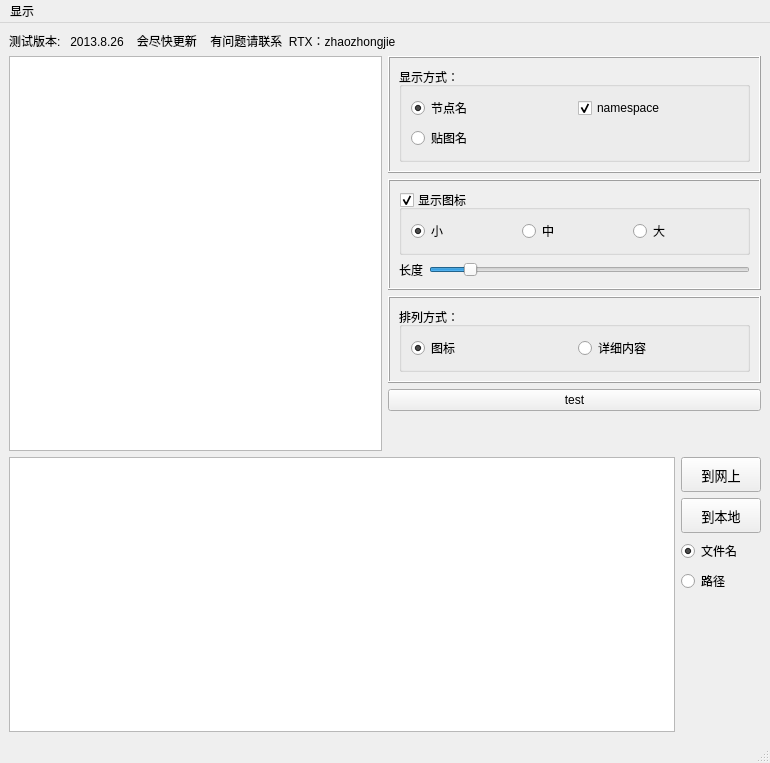
<?xml version="1.0" encoding="UTF-8"?>
<ui version="4.0">
 <class>MainWindow</class>
 <widget class="QMainWindow" name="MainWindow">
  <property name="geometry">
   <rect>
    <x>0</x>
    <y>0</y>
    <width>770</width>
    <height>763</height>
   </rect>
  </property>
  <property name="sizePolicy">
   <sizepolicy hsizetype="Fixed" vsizetype="Preferred">
    <horstretch>0</horstretch>
    <verstretch>0</verstretch>
   </sizepolicy>
  </property>
  <property name="minimumSize">
   <size>
    <width>400</width>
    <height>300</height>
   </size>
  </property>
  <property name="windowTitle">
   <string>ImageSwitchPath</string>
  </property>
  <widget class="QWidget" name="centralwidget">
   <layout class="QVBoxLayout" name="verticalLayout_8">
    <item>
     <widget class="QLabel" name="label">
      <property name="text">
       <string>测试版本:   2013.8.26    会尽快更新    有问题请联系  RTX：zhaozhongjie</string>
      </property>
     </widget>
    </item>
    <item>
     <layout class="QHBoxLayout" name="horizontalLayout">
      <item>
       <widget class="QListView" name="listView">
        <property name="font">
         <font>
          <pointsize>10</pointsize>
         </font>
        </property>
        <property name="defaultDropAction">
         <enum>Qt::MoveAction</enum>
        </property>
        <property name="selectionMode">
         <enum>QAbstractItemView::ExtendedSelection</enum>
        </property>
        <property name="flow">
         <enum>QListView::LeftToRight</enum>
        </property>
        <property name="isWrapping" stdset="0">
         <bool>true</bool>
        </property>
        <property name="resizeMode">
         <enum>QListView::Adjust</enum>
        </property>
        <property name="spacing">
         <number>2</number>
        </property>
        <property name="viewMode">
         <enum>QListView::ListMode</enum>
        </property>
        <property name="batchSize">
         <number>50</number>
        </property>
        <property name="selectionRectVisible">
         <bool>true</bool>
        </property>
       </widget>
      </item>
      <item>
       <layout class="QVBoxLayout" name="verticalLayout_4">
        <item>
         <widget class="QFrame" name="frame">
          <property name="frameShape">
           <enum>QFrame::Box</enum>
          </property>
          <property name="frameShadow">
           <enum>QFrame::Raised</enum>
          </property>
          <layout class="QVBoxLayout" name="verticalLayout_5">
           <item>
            <widget class="QGroupBox" name="groupBox">
             <property name="font">
              <font>
               <pointsize>9</pointsize>
              </font>
             </property>
             <property name="title">
              <string>显示方式：</string>
             </property>
             <layout class="QVBoxLayout" name="verticalLayout_3">
              <item>
               <layout class="QHBoxLayout" name="horizontalLayout_5">
                <item>
                 <widget class="QRadioButton" name="radioButton_3">
                  <property name="text">
                   <string>节点名</string>
                  </property>
                  <property name="checked">
                   <bool>true</bool>
                  </property>
                 </widget>
                </item>
                <item>
                 <widget class="QCheckBox" name="checkBox_showNameSpace">
                  <property name="font">
                   <font>
                    <pointsize>9</pointsize>
                   </font>
                  </property>
                  <property name="text">
                   <string>namespace</string>
                  </property>
                  <property name="checked">
                   <bool>true</bool>
                  </property>
                 </widget>
                </item>
               </layout>
              </item>
              <item>
               <widget class="QRadioButton" name="radioButton_4">
                <property name="text">
                 <string>贴图名</string>
                </property>
               </widget>
              </item>
             </layout>
            </widget>
           </item>
          </layout>
         </widget>
        </item>
        <item>
         <widget class="QFrame" name="frame_2">
          <property name="frameShape">
           <enum>QFrame::Box</enum>
          </property>
          <property name="frameShadow">
           <enum>QFrame::Raised</enum>
          </property>
          <layout class="QVBoxLayout" name="verticalLayout_6">
           <item>
            <widget class="QGroupBox" name="displayIcon">
             <property name="sizePolicy">
              <sizepolicy hsizetype="Preferred" vsizetype="Preferred">
               <horstretch>0</horstretch>
               <verstretch>0</verstretch>
              </sizepolicy>
             </property>
             <property name="font">
              <font>
               <pointsize>9</pointsize>
              </font>
             </property>
             <property name="title">
              <string>显示图标</string>
             </property>
             <property name="checkable">
              <bool>true</bool>
             </property>
             <property name="checked">
              <bool>true</bool>
             </property>
             <layout class="QHBoxLayout" name="horizontalLayout_2">
              <item>
               <widget class="QRadioButton" name="smallIcon">
                <property name="font">
                 <font>
                  <pointsize>9</pointsize>
                 </font>
                </property>
                <property name="text">
                 <string>小</string>
                </property>
                <property name="checked">
                 <bool>true</bool>
                </property>
               </widget>
              </item>
              <item>
               <widget class="QRadioButton" name="midIcon">
                <property name="text">
                 <string>中</string>
                </property>
               </widget>
              </item>
              <item>
               <widget class="QRadioButton" name="bigIcon">
                <property name="font">
                 <font>
                  <pointsize>9</pointsize>
                 </font>
                </property>
                <property name="text">
                 <string>大</string>
                </property>
                <property name="checked">
                 <bool>false</bool>
                </property>
               </widget>
              </item>
             </layout>
            </widget>
           </item>
           <item>
            <layout class="QHBoxLayout" name="horizontalLayout_6">
             <item>
              <widget class="QLabel" name="label_3">
               <property name="font">
                <font>
                 <pointsize>9</pointsize>
                </font>
               </property>
               <property name="text">
                <string>长度</string>
               </property>
              </widget>
             </item>
             <item>
              <widget class="QSlider" name="gridLength">
               <property name="minimum">
                <number>100</number>
               </property>
               <property name="maximum">
                <number>1000</number>
               </property>
               <property name="value">
                <number>200</number>
               </property>
               <property name="orientation">
                <enum>Qt::Horizontal</enum>
               </property>
              </widget>
             </item>
            </layout>
           </item>
          </layout>
         </widget>
        </item>
        <item>
         <widget class="QFrame" name="frame_3">
          <property name="frameShape">
           <enum>QFrame::Box</enum>
          </property>
          <property name="frameShadow">
           <enum>QFrame::Raised</enum>
          </property>
          <layout class="QVBoxLayout" name="verticalLayout_7">
           <item>
            <widget class="QGroupBox" name="groupBox_2">
             <property name="font">
              <font>
               <pointsize>9</pointsize>
              </font>
             </property>
             <property name="title">
              <string>排列方式：</string>
             </property>
             <layout class="QHBoxLayout" name="horizontalLayout_4">
              <item>
               <widget class="QRadioButton" name="radioButton">
                <property name="font">
                 <font>
                  <pointsize>9</pointsize>
                 </font>
                </property>
                <property name="text">
                 <string>图标</string>
                </property>
                <property name="checked">
                 <bool>true</bool>
                </property>
               </widget>
              </item>
              <item>
               <widget class="QRadioButton" name="radioButton_2">
                <property name="font">
                 <font>
                  <pointsize>9</pointsize>
                 </font>
                </property>
                <property name="text">
                 <string>详细内容</string>
                </property>
               </widget>
              </item>
             </layout>
            </widget>
           </item>
          </layout>
         </widget>
        </item>
        <item>
         <widget class="QPushButton" name="test">
          <property name="text">
           <string>test</string>
          </property>
         </widget>
        </item>
        <item>
         <spacer name="verticalSpacer">
          <property name="orientation">
           <enum>Qt::Vertical</enum>
          </property>
          <property name="sizeHint" stdset="0">
           <size>
            <width>20</width>
            <height>40</height>
           </size>
          </property>
         </spacer>
        </item>
       </layout>
      </item>
     </layout>
    </item>
    <item>
     <layout class="QHBoxLayout" name="horizontalLayout_3">
      <item>
       <widget class="QTableView" name="tableView">
        <property name="font">
         <font>
          <pointsize>10</pointsize>
         </font>
        </property>
       </widget>
      </item>
      <item>
       <layout class="QVBoxLayout" name="verticalLayout_2">
        <item>
         <widget class="QPushButton" name="Select_ToNet">
          <property name="minimumSize">
           <size>
            <width>0</width>
            <height>35</height>
           </size>
          </property>
          <property name="font">
           <font>
            <pointsize>10</pointsize>
           </font>
          </property>
          <property name="text">
           <string>到网上</string>
          </property>
         </widget>
        </item>
        <item>
         <widget class="QPushButton" name="Select_ToLocal">
          <property name="minimumSize">
           <size>
            <width>0</width>
            <height>35</height>
           </size>
          </property>
          <property name="font">
           <font>
            <pointsize>10</pointsize>
           </font>
          </property>
          <property name="text">
           <string>到本地</string>
          </property>
         </widget>
        </item>
        <item>
         <layout class="QVBoxLayout" name="verticalLayout">
          <item>
           <widget class="QRadioButton" name="disFileName">
            <property name="font">
             <font>
              <pointsize>9</pointsize>
             </font>
            </property>
            <property name="text">
             <string>文件名</string>
            </property>
            <property name="checked">
             <bool>true</bool>
            </property>
           </widget>
          </item>
          <item>
           <widget class="QRadioButton" name="disPathName">
            <property name="font">
             <font>
              <pointsize>9</pointsize>
             </font>
            </property>
            <property name="text">
             <string>路径</string>
            </property>
           </widget>
          </item>
          <item>
           <spacer name="verticalSpacer_2">
            <property name="orientation">
             <enum>Qt::Vertical</enum>
            </property>
            <property name="sizeHint" stdset="0">
             <size>
              <width>20</width>
              <height>40</height>
             </size>
            </property>
           </spacer>
          </item>
         </layout>
        </item>
       </layout>
      </item>
     </layout>
    </item>
   </layout>
  </widget>
  <widget class="QMenuBar" name="menubar">
   <property name="geometry">
    <rect>
     <x>0</x>
     <y>0</y>
     <width>770</width>
     <height>23</height>
    </rect>
   </property>
   <widget class="QMenu" name="menu">
    <property name="title">
     <string>显示</string>
    </property>
    <addaction name="action_showNameSpace"/>
   </widget>
   <addaction name="menu"/>
  </widget>
  <widget class="QStatusBar" name="statusbar"/>
  <action name="action">
   <property name="checkable">
    <bool>true</bool>
   </property>
   <property name="text">
    <string>图标</string>
   </property>
   <property name="autoRepeat">
    <bool>false</bool>
   </property>
  </action>
  <action name="action_2">
   <property name="checkable">
    <bool>true</bool>
   </property>
   <property name="checked">
    <bool>true</bool>
   </property>
   <property name="text">
    <string>名称</string>
   </property>
   <property name="autoRepeat">
    <bool>false</bool>
   </property>
  </action>
  <action name="action_showNameSpace">
   <property name="checkable">
    <bool>true</bool>
   </property>
   <property name="checked">
    <bool>true</bool>
   </property>
   <property name="text">
    <string>显示 name space</string>
   </property>
  </action>
 </widget>
 <resources/>
 <connections>
  <connection>
   <sender>radioButton_3</sender>
   <signal>toggled(bool)</signal>
   <receiver>checkBox_showNameSpace</receiver>
   <slot>setEnabled(bool)</slot>
   <hints>
    <hint type="sourcelabel">
     <x>354</x>
     <y>95</y>
    </hint>
    <hint type="destinationlabel">
     <x>431</x>
     <y>101</y>
    </hint>
   </hints>
  </connection>
 </connections>
</ui>
